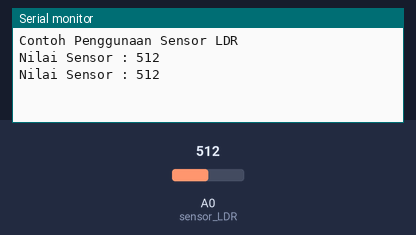
A sketch run on a simulated Arduino Uno, built with avr-gcc and run on an emulated ATmega328P. On the bench: the last lines printed to the serial monitor. The inputs (shaded band) are chosen by the test bench; at power-on: A0 (sensor_LDR) = 512.

Above: at 4.2 s.
4.3 s: A0 (sensor_LDR) set to 716
At 5.6 s:
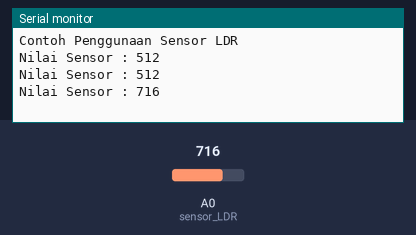
5.8 s: A0 (sensor_LDR) set to 900
At 6.7 s:
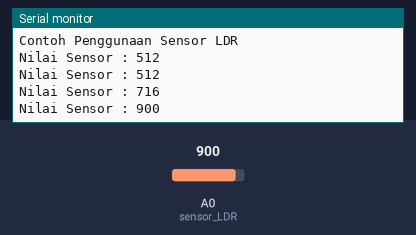
Timing chart, 0 to 8.8 s (numbered marks = the images above; inputs shaded):
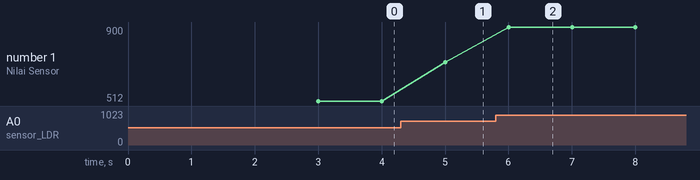

Measured:
- after the input at 4.3 s, the serial monitor: prints a new line after 0.70 s (image 1)
- after the input at 5.8 s, the serial monitor: prints a new line after 0.20 s (image 2)
- plotted number 1: 512 → 716 after the input at 4.3 s, 716 → 900 after the input at 5.8 s

The sketch:

ldr.ino
```cpp
#define sensor_LDR A0
int nilai_sensor;

void setup() {
  // put your setup code here, to run once:
  Serial.begin(115200);
  Serial.println("Contoh Penggunaan Sensor LDR");
  delay(3000);

}

void loop() {
  // put your main code here, to run repeatedly:
  nilai_sensor = analogRead(sensor_LDR);
  Serial.print("Nilai Sensor : ");
  Serial.println(nilai_sensor);
  delay(1000);

}
```
